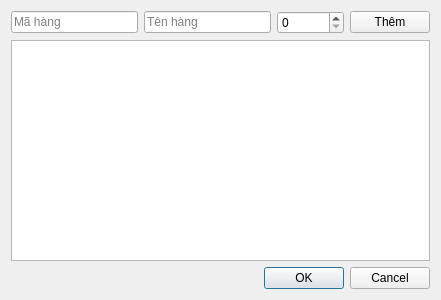
<?xml version="1.0" encoding="UTF-8"?>
<ui version="4.0">
 <class>DialogSuaHangHoa</class>
 <widget class="QDialog" name="DialogSuaHangHoa">
  <property name="geometry">
   <rect>
    <x>0</x>
    <y>0</y>
    <width>441</width>
    <height>300</height>
   </rect>
  </property>
  <property name="windowTitle">
   <string>Dialog</string>
  </property>
  <layout class="QVBoxLayout" name="verticalLayout">
   <item>
    <layout class="QHBoxLayout" name="horizontalLayout">
     <item>
      <widget class="QLineEdit" name="lineEditMaHang">
       <property name="placeholderText">
        <string>Mã hàng</string>
       </property>
      </widget>
     </item>
     <item>
      <widget class="QLineEdit" name="lineEditTenHang">
       <property name="placeholderText">
        <string>Tên hàng</string>
       </property>
      </widget>
     </item>
     <item>
      <widget class="QSpinBox" name="spinBox">
       <property name="maximum">
        <number>999999999</number>
       </property>
       <property name="singleStep">
        <number>1000</number>
       </property>
      </widget>
     </item>
     <item>
      <widget class="QPushButton" name="pushButtonThemHang">
       <property name="text">
        <string>Thêm</string>
       </property>
      </widget>
     </item>
    </layout>
   </item>
   <item>
    <widget class="QTableView" name="tableViewhangHoa"/>
   </item>
   <item>
    <widget class="QDialogButtonBox" name="buttonBox">
     <property name="orientation">
      <enum>Qt::Horizontal</enum>
     </property>
     <property name="standardButtons">
      <set>QDialogButtonBox::Cancel|QDialogButtonBox::Ok</set>
     </property>
    </widget>
   </item>
  </layout>
 </widget>
 <resources/>
 <connections>
  <connection>
   <sender>buttonBox</sender>
   <signal>accepted()</signal>
   <receiver>DialogSuaHangHoa</receiver>
   <slot>accept()</slot>
   <hints>
    <hint type="sourcelabel">
     <x>248</x>
     <y>254</y>
    </hint>
    <hint type="destinationlabel">
     <x>157</x>
     <y>274</y>
    </hint>
   </hints>
  </connection>
  <connection>
   <sender>buttonBox</sender>
   <signal>rejected()</signal>
   <receiver>DialogSuaHangHoa</receiver>
   <slot>reject()</slot>
   <hints>
    <hint type="sourcelabel">
     <x>316</x>
     <y>260</y>
    </hint>
    <hint type="destinationlabel">
     <x>286</x>
     <y>274</y>
    </hint>
   </hints>
  </connection>
 </connections>
</ui>
